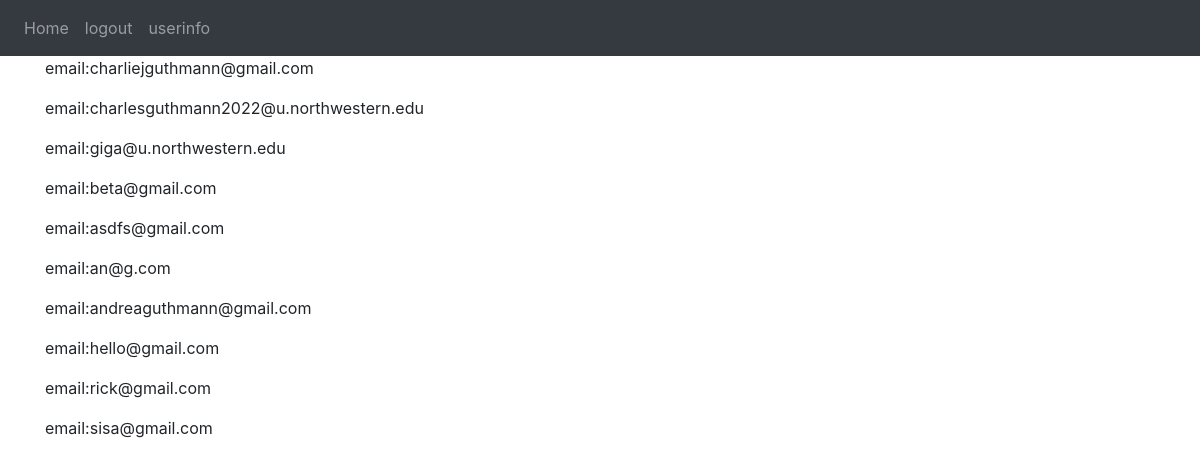
Screenshot of /userinfo (signed in) with the database file from the repository.
### website/models.py (models this page shows)
class User(db.Model, UserMixin):
    id = db.Column(db.Integer, primary_key=True)
    email = db.Column(db.String(100), unique=True)
    password = db.Column(db.String(100))
    first_name = db.Column(db.String(100))
    notes = db.relationship('Note')

### website/views.py (the view)
@views.route("/userinfo")
@login_required
def userinfo():
    users = User.query.all()
    return render_template("userinfo.html", users=users, user=current_user)

### website/__init__.py (called while the page is built)
def create_app():
    app = Flask(__name__)
    app.config.from_object(Config)
    db.init_app(app)
    from .views import views
    from .auth import auth
    from .models import User, Note
    app.register_blueprint(views, url_prefix="/")
    app.register_blueprint(auth, url_prefix="/")
    create_database(app)
    login_manager= LoginManager()
    login_manager.login_view = "auth.login"
    login_manager.init_app(app)
    @login_manager.user_loader
    def load_user(id):
        return User.query.get(int(id))
    return app

### website/templates/userinfo.html (shortened to what this page needs)
{% extends "base.html" %}
{% block content %}
{% for user in users %}
    <p>email:{{user.email}} </p>
{% endfor %}
{% endblock %}

### website/templates/base.html (shortened to what this page needs)
<!DOCTYPE html>
<html lang="en">
<head>
    <link
      rel="stylesheet"
      href="https://stackpath.bootstrapcdn.com/bootstrap/4.4.1/css/bootstrap.min.css"
    />
    <link
      rel="stylesheet"
      href="https://stackpath.bootstrapcdn.com/font-awesome/4.7.0/css/font-awesome.min.css"
      />
</head>
<body>
    <nav class="navbar navbar-expand-lg navbar-dark bg-dark">
        <div class="collapse navbar-collapse" id="navbar">
            <div class="navbar-nav">
                {% if user.is_authenticated %}
                <a class="nav-item nav-link" id="home" href="/">Home</a>
                <a class="nav-item nav-link" id="logout" href="/logout">logout</a>
                <a class="nav-item nav-link" id="userinfo" href="/userinfo">userinfo</a>
                {% else %}
                <a class="nav-item nav-link" id="login" href="/login">Login</a>
                <a class="nav-item nav-link" id="signUp" href="/sign-up">Sign Up</a>
                {% endif %}
            </div>
        </div>
    </nav>
    <div class="container">
        {% block content %}
        {% endblock %}
    </div>
</body>
</html>

### rows the page displays
User: email "charliejguthmann@gmail.com"
User: email "charlesguthmann2022@u.northwestern.edu"
User: email "giga@u.northwestern.edu"
User: email "beta@gmail.com"
User: email "asdfs@gmail.com"
User: email "an@g.com"
User: email "andreaguthmann@gmail.com"
User: email "hello@gmail.com"
User: email "rick@gmail.com"
User: email "sisa@gmail.com"
